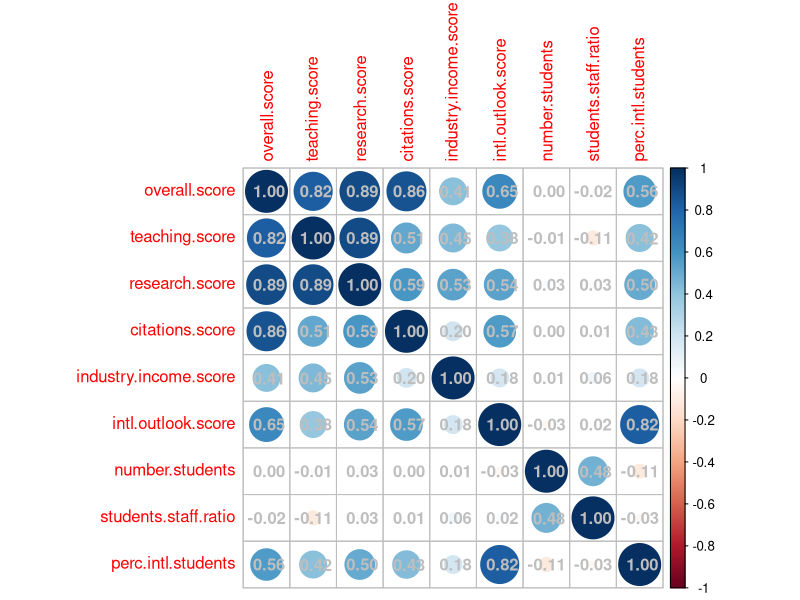

Recreate this plot in R. (Note: this script raises an error after producing the figure.)
DF <- read.csv("universities_cor.csv")
DF$gender.ratio <- as.factor(DF$gender.ratio)

y <- DF$overall.score
x1 <- DF$teaching.score
x2 <- DF$citations.score
x3 <- DF$industry.income.score
x4 <- DF$intl.outlook.score


data <- subset(DF, select = -c(X, ranking, title, location, gender.ratio))

#------------------------------(1)------------------------------

#--------------------(A)--------------------
round(cor(data), 2)
#--------------------(B)--------------------
corrplot::corrplot(cor(data), addCoef.col = "grey")
#--------------------(C)--------------------
modMulti <- lm(y ~ x1 + x2 + x3 + x4, data=data)

car::vif(modMulti)
#x2 has the highest value
# In next model we remove it

modClean <- lm(y ~ x1 + x3 + x4, data=data)

car::vif(modClean)
#--------------------(D)--------------------
car::compareCoefs(modMulti, modClean)

confint(modMulti)
confint(modClean)

summary(modMulti)
summary(modClean)

#--------------------(E)--------------------
# R-squared in modMulti is higher then in modClean, but
# F-statistic in modMUlti is much higher then in modClean.
# Standart error in modClean is higher in average than in modMulti

#------------------------------(2)------------------------------

#--------------------(A)--------------------
mod <- lm(y ~ x2, data=data)
plot(data$y, data$x1)

#--------------------(B)--------------------
car::ncvTest(mod)
# p = < 2.22e-16 -> heteroscedasticity

#--------------------(C)--------------------
plot(mod, 3) # -> heteroscedasticity

#--------------------(D)--------------------
mod1 <- lm(I(log(y)) ~ x2, data=data)
car::ncvTest(mod1)
#p = 5.0437e-07 -> heteroscedasticity

mod2 <- lm(I(sqrt(y)) ~ x1, data=data)
car::ncvTest(mod2)
#p = 0.15044 -> homoscedasticity

#--------------------(E)--------------------
delta <- 1 
m <- -min(data$y) + delta
plot(lm(I(log(data$y + m)) ~ data$x2), 3) 
mod3 <- lm(I(log(data$y + m)) ~ data$x2)
car::ncvTest(mod3)
#p = 5.9887e-14 -> heteroscedasticity

#--------------------(F)--------------------
YJ <- car::powerTransform(lm(data$y ~ data$x2), family = "yjPower")
(lambdaYJ <- YJ$lambda)
YTransf <- car::yjPower(U = data$y, lambda = lambdaYJ)
plot(lm(YTransf ~ data$x2), 3) 
mod4 <- lm(I(YTransf ~ data$x2))
car::ncvTest(mod4)
#p = 0.023793 -> heteroscedasticity

#------------------------------(3)------------------------------

#--------------------(A)--------------------
#--------------------(B)--------------------
pca_data <- princomp(data, fix_sign = TRUE)
summary(pca_data)
#--------------------(C)--------------------
plot(pca_data, type = "l")
# On this plot each comp is unique

#--------------------(D)--------------------
barplot(cumsum(pca_data$sdev^2) / sum(pca_data$sdev^2))
# Comp1, Comp2, Comp3 and Comp4 is unique. Comp5 is the same as Comp4

#--------------------(E)--------------------
head(sweep(pca_df$scores %*% t(pca_df$loadings), 2, pca_df$center, "+"))
#--------------------(F)--------------------
pca_data_std <- princomp(x = data, cor = TRUE, fix_sign = TRUE)
summary(pca_data_std)
#--------------------(G)--------------------
biplot(pca_data, cex = 0.75)
biplot(pca_data_std, cex = 0.75)
#--------------------(H)--------------------
data_x <- subset(data, select = -c(y))
pca_data_x <- princomp(x = data_x, cor = TRUE, fix_sign = TRUE)
datapca <- data.frame(y=data$y, pca_data_x$scores)
modpca <- lm(y~Comp.1+Comp.2, data=datapca)
summary(modpca)
